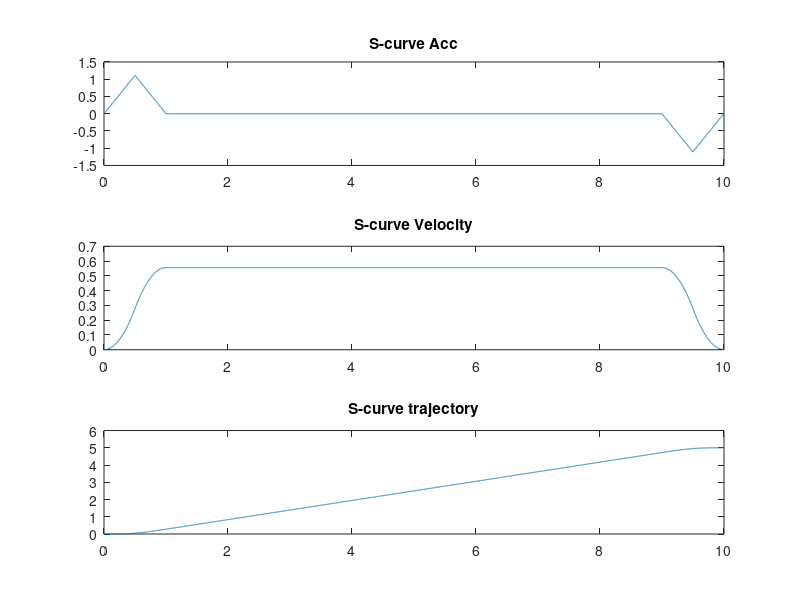

The MATLAB script that drew this image:
%%Geração de um perfil de velocidade trapezoidal
% Dado um tempo de t segundos
t = 0:0.001:10;
v=zeros(1,length(t));
acc=zeros(1,length(t));
% Uma trajetória retilinea de x metros
dt=5;
%Temos uma velocidade media vavg
vavg=dt/t(end);

%Considerando ta e td como 10% do tempo total
ta=0.10*t(end);
td=ta;

%Considerando o perfil de aceleração como triangular, temos os tempos de
%jerk em 50% da aceleração
taj=ta/2;
tdj=taj;

%tc sendo o tempo de velocidade constante
tc=t(end)-ta-td;
%dado dt=((1/2)*vmax)*(ta+td)+vmax*(tc)
%temos dt=(1/10)*vmax+vmax*(8/10) e dt=vavg*tt
vmax=vavg*10/9;
accavg=vmax/(ta);
accmax=2*accavg;
jerk=accmax/taj;
i=2;

while(t(i)<=taj)
    acc(i)=acc(i-1)+jerk*(t(i)-t(i-1));
    i=i+1;
end
while(t(i)<=(taj+tdj))
    acc(i)=acc(i-1)-jerk*(t(i)-t(i-1));
    i=i+1;
end

while(t(i)<=ta)
    v(i)=v(i-1)+accavg*(t(i)-t(i-1));
    i=i+1;
end
while(t(i+1)<=(ta+tc))
    acc(i)=acc(i-1);
    i=i+1;
end

while(t(i+1)<=(ta+tc))
    v(i)=v(i-1);
    i=i+1;
end
while(t(i+1)<(ta+tc+tdj))
    acc(i)=acc(i-1)-jerk*(t(i)-t(i-1));
    i=i+1;
end
while(t(i+1)<(ta+tc+tdj+tdj))
    acc(i)=acc(i-1)+jerk*(t(i)-t(i-1));
    i=i+1;
end
for i=2:length(t)
    v(i)=v(i-1)+acc(i)*(t(i)-t(i-1));
end

d=zeros(1,length(v));

for i=2:length(v)
    d(i)=d(i-1)+(v(i))*(t(i)-t(i-1));
end

figure('Name','Profiles');
subplot(3,1,1)
plot(t,acc)
title('S-curve Acc')
subplot(3,1,2)
plot(t,v)
title('S-curve Velocity')
subplot(3,1,3)
plot(t,d)
title('S-curve trajectory')